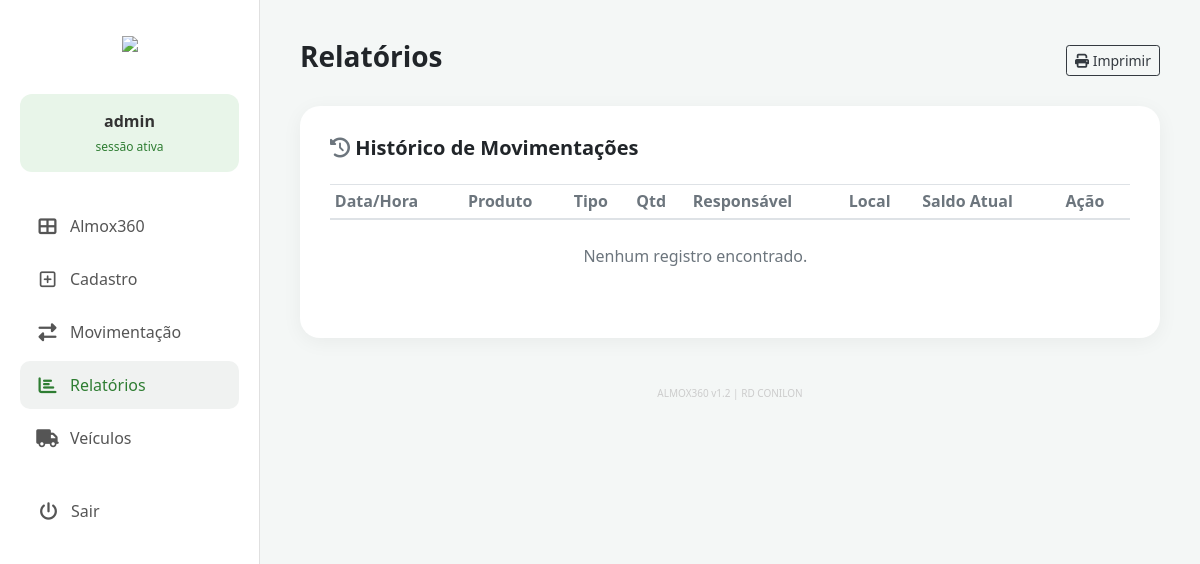
The page /relatorios/ (signed in) on the database as committed earlier.
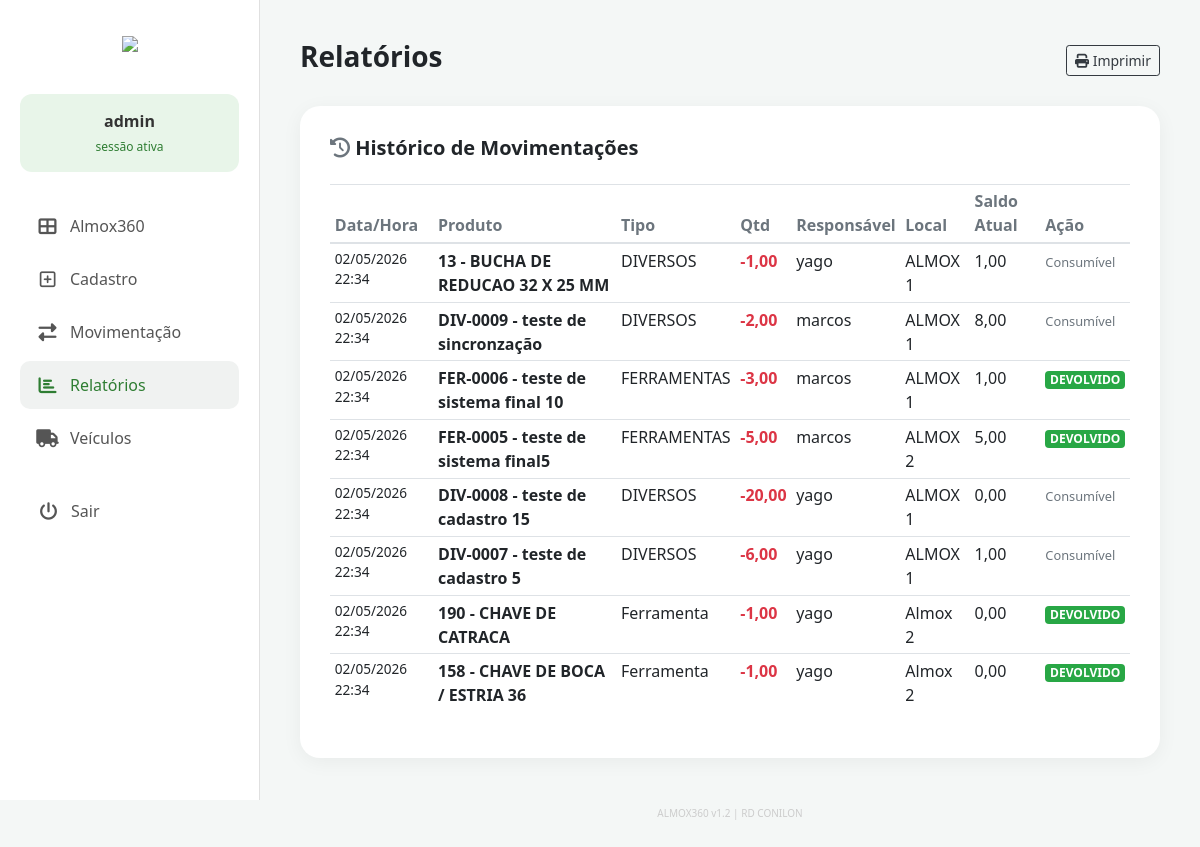
The same page on the database as committed later.
### almox/models.py (models this page shows)
class Historico(models.Model):
    data = models.DateTimeField(auto_now_add=True)
    produto = models.ForeignKey(Produto, on_delete=models.SET_NULL, null=True, blank=True)
    produto_info = models.CharField(max_length=255)
    tipo = models.CharField(max_length=50)
    quantidade = models.DecimalField(max_digits=12, decimal_places=2)
    responsavel = models.CharField(max_length=100)
    saldo_anterior = models.DecimalField(max_digits=12, decimal_places=2)
    saldo_atual = models.DecimalField(max_digits=12, decimal_places=2)
    local = models.CharField(max_length=50)
    devolvido = models.CharField(max_length=10, default='NÃO')
    class Meta: ordering = ['-data']

### almox/views.py (the view, shortened to what this page needs)
# urls.py: path('relatorios/', views.relatorios, name='relatorios'),
@login_required
def relatorios(request):
    return render(request, 'almox/relatorios.html', {'registros': Historico.objects.all().order_by('-data')})

### almox/templates/almox/relatorios.html
{% extends 'almox/base.html' %}
{% block content %}
<div class="content-header mb-4 d-flex justify-content-between align-items-center">
    <h3 class="font-weight-bold">Relatórios</h3>
    <button onclick="window.print()" class="btn btn-outline-dark btn-sm"><i class="fas fa-print"></i> Imprimir</button>
</div>
<div class="content-card">
    <h5 class="font-weight-bold mb-4"><i class="fas fa-history text-muted"></i> Histórico de Movimentações</h5>
    <div class="table-responsive">
        <table class="table table-sm table-hover">
            <thead>
                <tr class="text-muted">
                    <th>Data/Hora</th>
                    <th>Produto</th>
                    <th>Tipo</th>
                    <th>Qtd</th>
                    <th>Responsável</th>
                    <th>Local</th>
                    <th>Saldo Atual</th>
                    <th>Ação</th>
                </tr>
            </thead>
            <tbody>
                {% for r in registros %}
                <tr>
                    <td style="font-size: 0.85rem;">{{ r.data|date:"d/m/Y H:i" }}</td>
                    <td class="font-weight-bold">{{ r.produto_info }}</td>
                    <td>{{ r.tipo }}</td>
                    <td class="text-danger font-weight-bold">-{{ r.quantidade }}</td>
                    <td>{{ r.responsavel }}</td>
                    <td>{{ r.local }}</td>
                    <td>{{ r.saldo_atual }}</td>
                    <td>
                        {% if "FERRAMENT" in r.tipo|upper %}
                            {% if r.devolvido == "NÃO" %}
                                <form method="post" style="display: inline;" class="no-confirm">
                                    {% csrf_token %}
                                    <input type="hidden" name="devolver_id" value="{{ r.id }}">
                                    <button type="submit" class="btn btn-sm btn-info py-0 px-2" style="font-size: 11px;">
                                        DEVOLVER
                                    </button>
                                </form>
                            {% else %}
                                <span class="badge badge-success">DEVOLVIDO</span>
                            {% endif %}
                        {% else %}
                            <small class="text-muted">Consumível</small>
                        {% endif %}
                    </td>
                </tr>
                {% empty %}
                <tr><td colspan="7" class="text-center text-muted py-4">Nenhum registro encontrado.</td></tr>
                {% endfor %}
            </tbody>
        </table>
    </div>
</div>
{% endblock %}

### almox/templates/almox/base.html (shortened to what this page needs)
<!DOCTYPE html>
<html lang="pt-br">
<head>
    <link rel="stylesheet" href="https://stackpath.bootstrapcdn.com/bootstrap/4.5.2/css/bootstrap.min.css">
    <link rel="stylesheet" href="https://cdnjs.cloudflare.com/ajax/libs/font-awesome/6.4.0/css/all.min.css">
</head>
<body>
    {% if user.is_authenticated %}
    <div class="sidebar" id="sidebar">
        <div class="brand-section d-none d-md-block">
            <img src="https://sc02.alicdn.com/kf/A3a1bcb4564ec4e4eb66a2c37e75245c5K.png" class="brand-logo-img">
        </div>
        <div class="user-pill">
            <span class="user-name">{{ user.username|lower }}</span>
            <span class="user-status">sessão ativa</span>
        </div>
        <ul class="nav-menu">
            <li class="nav-item-custom">
                <a href="{% url 'index' %}" class="nav-link-custom {% if request.resolver_match.url_name == 'index' %}active{% endif %}">
                    <i class="fas fa-th-large"></i> Almox360
                </a>
            </li>
            <li class="nav-item-custom">
                <a href="{% url 'cadastro' %}" class="nav-link-custom {% if request.resolver_match.url_name == 'cadastro' %}active{% endif %}">
                    <i class="far fa-plus-square"></i> Cadastro
                </a>
            </li>
            <li class="nav-item-custom">
                <a href="{% url 'movimentacao' %}" class="nav-link-custom {% if request.resolver_match.url_name == 'movimentacao' %}active{% endif %}">
                    <i class="fas fa-exchange-alt"></i> Movimentação
                </a>
            </li>
            <li class="nav-item-custom">
                <a href="{% url 'relatorios' %}" class="nav-link-custom {% if request.resolver_match.url_name == 'relatorios' %}active{% endif %}">
                    <i class="fas fa-chart-bar"></i> Relatórios
                </a>
            </li>
            <li class="nav-item-custom">
                <a href="{% url 'veiculos' %}" class="nav-link-custom {% if request.resolver_match.url_name == 'veiculos' %}active{% endif %}">
                    <i class="fas fa-truck"></i> Veículos
                </a>
            </li>
            <li class="nav-item-custom mt-4">
                <form action="{% url 'logout' %}" method="post">
                    <button type="submit" class="btn btn-link nav-link-custom w-100" style="text-align: left;">
                        <i class="fas fa-power-off"></i> Sair
                    </button>
                </form>
            </li>
        </ul>
    </div>
    {% endif %}
    <div class="{% if user.is_authenticated %}main-wrapper{% else %}container{% endif %}">
        {% block content %}{% endblock %}
        <div class="text-center mt-5 mb-3" style="font-size: 10px; color: #ccc;">
            ALMOX360 v1.2 | RD CONILON
        </div>
    </div>
</body>
</html>

### almox/templates/almox/base.html (style rules this page uses)
* { box-sizing: border-box; }
:root { --primary-green: #2e7d32; --bg-light: #f4f7f6; --sidebar-width: 260px; }
body { background-color: var(--bg-light); font-family: 'Segoe UI', Tahoma, Geneva, Verdana, sans-serif; margin: 0; overflow-x: hidden; width: 100%; }
.sidebar { width: var(--sidebar-width); background: white; height: 100vh; position: fixed; left: 0; top: 0; padding: 30px 20px; border-right: 1px solid #e0e0e0; z-index: 1000; transition: transform 0.3s ease; }
.brand-section { text-align: center; margin-bottom: 40px; }
.brand-logo-img { height: 60px; }
.user-pill { background: #e8f5e9; border-radius: 12px; padding: 15px; text-align: center; margin-bottom: 30px; }
.user-name { font-weight: 700; color: #333; display: block; }
.user-status { font-size: 12px; color: #2e7d32; }
.nav-menu { list-style: none; padding: 0; margin: 0; }
.nav-item-custom { margin-bottom: 5px; }
.nav-link-custom { display: flex; align-items: center; padding: 12px 15px; color: #555 !important; text-decoration: none !important; border-radius: 10px; transition: 0.3s; font-weight: 500; }
.nav-link-custom i { width: 25px; margin-right: 10px; font-size: 18px; text-align: center; }
.nav-link-custom:hover, .nav-link-custom.active { background: #f0f2f1; color: #2e7d32 !important; }
.main-wrapper { margin-left: var(--sidebar-width); width: calc(100% - var(--sidebar-width)); padding: 40px; transition: margin-left 0.3s ease, width 0.3s ease; }
.content-card { background: white; border-radius: 20px; padding: 30px; box-shadow: 0 4px 20px rgba(0,0,0,0.05); }

Rows that differ between the two databases and show on the page:
added Historico: data "02/05/2026 22:34", produto_info "13 - BUCHA DE REDUCAO 32 X 25 MM", tipo "DIVERSOS", quantidade "1,00", responsavel "yago", local "ALMOX 1", saldo_atual "1,00", shows "Consumível"
added Historico: data "02/05/2026 22:34", produto_info "DIV-0009 - teste de sincronzação", tipo "DIVERSOS", quantidade "2,00", responsavel "marcos", local "ALMOX 1", saldo_atual "8,00", shows "Consumível"
added Historico: data "02/05/2026 22:34", produto_info "FER-0006 - teste de sistema final 10", tipo "FERRAMENTAS", quantidade "3,00", responsavel "marcos", local "ALMOX 1", saldo_atual "1,00", devolvido "DEVOLVIDO"
added Historico: data "02/05/2026 22:34", produto_info "FER-0005 - teste de sistema final5", tipo "FERRAMENTAS", quantidade "5,00", responsavel "marcos", local "ALMOX 2", saldo_atual "5,00", devolvido "DEVOLVIDO"
added Historico: data "02/05/2026 22:34", produto_info "DIV-0008 - teste de cadastro 15", tipo "DIVERSOS", quantidade "20,00", responsavel "yago", local "ALMOX 1", saldo_atual "0,00", shows "Consumível"
added Historico: data "02/05/2026 22:34", produto_info "DIV-0007 - teste de cadastro 5", tipo "DIVERSOS", quantidade "6,00", responsavel "yago", local "ALMOX 1", saldo_atual "1,00", shows "Consumível"
added Historico: data "02/05/2026 22:34", produto_info "190 - CHAVE DE CATRACA", tipo "Ferramenta", quantidade "1,00", responsavel "yago", local "Almox 2", saldo_atual "0,00", devolvido "DEVOLVIDO"
added Historico: data "02/05/2026 22:34", produto_info "158 - CHAVE DE BOCA / ESTRIA 36", tipo "Ferramenta", quantidade "1,00", responsavel "yago", local "Almox 2", saldo_atual "0,00", devolvido "DEVOLVIDO"
Other text that changed with them:
text no longer shown: "Nenhum registro encontrado."
